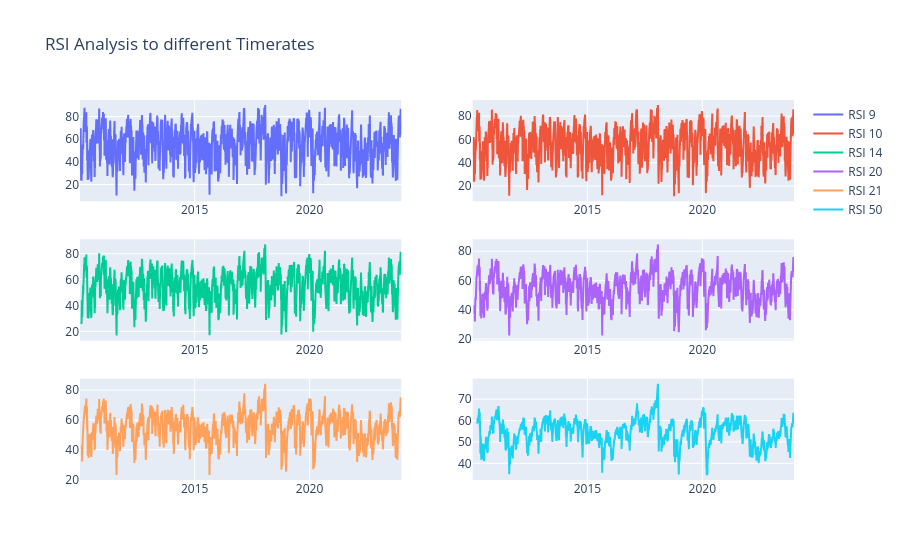

The notebook cell saved with this chart:
### Code cell
# Adding the indicator to our data
#windows = [9, 10, 14, 20, 21, 50]

for i in windows:
    df[f"RSI_{i}"] = Relative_Strength_Index(df, length=i)

fig = make_subplots(rows=3, cols=2)
fig.add_trace(go.Scatter(x=df.index, y=df["RSI_9"], name="RSI 9"), row=1, col=1)
fig.add_trace(go.Scatter(x=df.index, y=df["RSI_10"], name="RSI 10"), row=1, col=2)
fig.add_trace(go.Scatter(x=df.index, y=df["RSI_14"], name="RSI 14"), row=2, col=1)
fig.add_trace(go.Scatter(x=df.index, y=df["RSI_20"], name="RSI 20"), row=2, col=2)
fig.add_trace(go.Scatter(x=df.index, y=df["RSI_21"], name="RSI 21"), row=3, col=1)
fig.add_trace(go.Scatter(x=df.index, y=df["RSI_50"], name="RSI 50"), row=3, col=2)

fig.update_layout(title="RSI Analysis to different Timerates")
fig.show()

### Figure 1 — Plotly figure (JSON) as saved in the notebook; plotly's stock layout.template omitted (floating-point values rounded to 4 significant figures; data arrays with more than 128 entries replaced by an {"elided": "..."} marker saying what was removed)
{"data": [{"name": "RSI 9", "type": "scatter", "x": {"elided": "3522 str values"}, "xaxis": "x", "y": {"elided": "3522 float values"}, "yaxis": "y"}, {"name": "RSI 10", "type": "scatter", "x": {"elided": "3522 str values"}, "xaxis": "x2", "y": {"elided": "3522 float values"}, "yaxis": "y2"}, {"name": "RSI 14", "type": "scatter", "x": {"elided": "3522 str values"}, "xaxis": "x3", "y": {"elided": "3522 float values"}, "yaxis": "y3"}, {"name": "RSI 20", "type": "scatter", "x": {"elided": "3522 str values"}, "xaxis": "x4", "y": {"elided": "3522 float values"}, "yaxis": "y4"}, {"name": "RSI 21", "type": "scatter", "x": {"elided": "3522 str values"}, "xaxis": "x5", "y": {"elided": "3522 float values"}, "yaxis": "y5"}, {"name": "RSI 50", "type": "scatter", "x": {"elided": "3522 str values"}, "xaxis": "x6", "y": {"elided": "3522 float values"}, "yaxis": "y6"}], "layout": {"autosize": true, "title": {"text": "RSI Analysis to different Timerates"}, "xaxis": {"anchor": "y", "autorange": true, "domain": [0, 0.45], "range": ["2010-01-04", "2023-12-29"], "type": "date"}, "xaxis2": {"anchor": "y2", "autorange": true, "domain": [0.55, 1], "range": ["2010-01-04", "2023-12-29"], "type": "date"}, "xaxis3": {"anchor": "y3", "autorange": true, "domain": [0, 0.45], "range": ["2010-01-04", "2023-12-29"], "type": "date"}, "xaxis4": {"anchor": "y4", "autorange": true, "domain": [0.55, 1], "range": ["2010-01-04", "2023-12-29"], "type": "date"}, "xaxis5": {"anchor": "y5", "autorange": true, "domain": [0, 0.45], "range": ["2010-01-04", "2023-12-29"], "type": "date"}, "xaxis6": {"anchor": "y6", "autorange": true, "domain": [0.55, 1], "range": ["2010-01-04", "2023-12-29"], "type": "date"}, "yaxis": {"anchor": "x", "autorange": true, "domain": [0.7333, 1], "range": [5.149, 94.6], "type": "linear"}, "yaxis2": {"anchor": "x2", "autorange": true, "domain": [0.7333, 1], "range": [6.981, 93.79], "type": "linear"}, "yaxis3": {"anchor": "x3", "autorange": true, "domain": [0.3667, 0.6333], "range": [12.89, 91.1], "type": "linear"}, "yaxis4": {"anchor": "x4", "autorange": true, "domain": [0.3667, 0.6333], "range": [18.9, 88.11], "type": "linear"}, "yaxis5": {"anchor": "x5", "autorange": true, "domain": [0, 0.2667], "range": [19.7, 87.69], "type": "linear"}, "yaxis6": {"anchor": "x6", "autorange": true, "domain": [0, 0.2667], "range": [32.19, 79.61], "type": "linear"}}}
